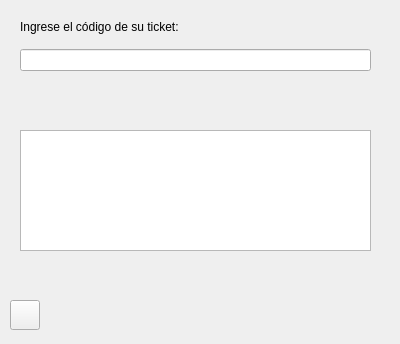
<?xml version="1.0" encoding="UTF-8"?>
<ui version="4.0">
 <class>VentanaEstacion</class>
 <widget class="QWidget" name="VentanaEstacion">
  <property name="geometry">
   <rect>
    <x>0</x>
    <y>0</y>
    <width>400</width>
    <height>344</height>
   </rect>
  </property>
  <property name="windowTitle">
   <string>Form</string>
  </property>
  <widget class="QWidget" name="layoutWidget">
   <property name="geometry">
    <rect>
     <x>20</x>
     <y>10</y>
     <width>351</width>
     <height>61</height>
    </rect>
   </property>
   <layout class="QVBoxLayout" name="verticalLayout">
    <item>
     <widget class="QLabel" name="label">
      <property name="text">
       <string>Ingrese el código de su ticket:</string>
      </property>
     </widget>
    </item>
    <item>
     <widget class="QLineEdit" name="lineEdit_ticket"/>
    </item>
   </layout>
  </widget>
  <widget class="QLabel" name="label_correct">
   <property name="enabled">
    <bool>true</bool>
   </property>
   <property name="geometry">
    <rect>
     <x>90</x>
     <y>270</y>
     <width>50</width>
     <height>50</height>
    </rect>
   </property>
   <property name="text">
    <string/>
   </property>
  </widget>
  <widget class="QLabel" name="label_incorrect">
   <property name="geometry">
    <rect>
     <x>240</x>
     <y>270</y>
     <width>50</width>
     <height>50</height>
    </rect>
   </property>
   <property name="text">
    <string/>
   </property>
  </widget>
  <widget class="QLabel" name="label_error">
   <property name="geometry">
    <rect>
     <x>20</x>
     <y>80</y>
     <width>351</width>
     <height>41</height>
    </rect>
   </property>
   <property name="text">
    <string/>
   </property>
   <property name="alignment">
    <set>Qt::AlignCenter</set>
   </property>
  </widget>
  <widget class="QPushButton" name="pushButton_back">
   <property name="geometry">
    <rect>
     <x>10</x>
     <y>300</y>
     <width>30</width>
     <height>30</height>
    </rect>
   </property>
   <property name="text">
    <string/>
   </property>
  </widget>
  <widget class="QListWidget" name="listaWidget">
   <property name="geometry">
    <rect>
     <x>20</x>
     <y>130</y>
     <width>351</width>
     <height>121</height>
    </rect>
   </property>
  </widget>
 </widget>
 <resources/>
 <connections/>
</ui>
